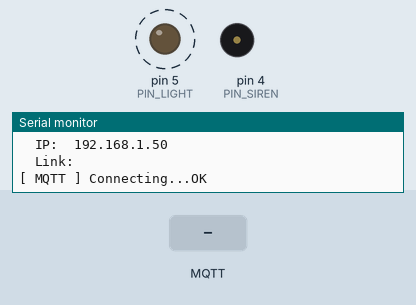
A program run on a simulated Arduino Mega 2560, built for the host (arithmetic inside an expression is 32-bit, double 64-bit). Shown: output pins drawn as LEDs (lit = HIGH), buzzer (waves = sounding, pin HIGH), the last lines printed to the serial monitor. Dashed ring = blinking. The inputs (shaded band) are chosen by the test bench. WiFi joins after 1.5 s; servers stay silent unless stated; no MQTT or app messages arrive unless stated.

Above: at 2.37 s.
2.8 s: MQTT message "2" arrives on the second subscribed topic
At 3.9 s:
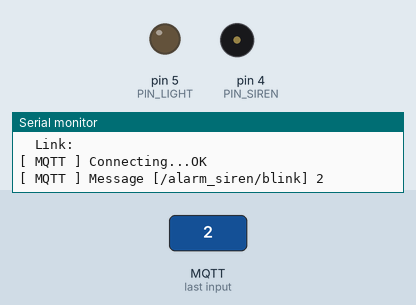
7.6 s: MQTT message "/alarm_siren/blink" arrives on the first subscribed topic
Timing chart, 0 to 10.1 s (numbered marks = the images above; inputs shaded):
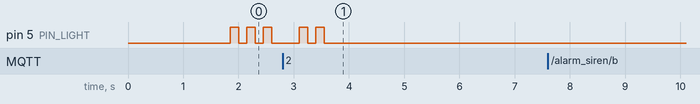

The program:

main.cpp
```cpp
#include <Arduino.h>
#include <UIPEthernet.h>
#include <PubSubClient.h>
#include "Ticker.h"
// #include <Bounce2.h>

#define PIN_LIGHT   5
#define PIN_SIREN   4
#define PIN_MUTE    2

void blinkOn();
void blinkOff();
void alarmOn();
void alarmOn3();
void alarmOff();

const uint32_t resetDelay = 43200000; //((60 * 60) * 12) * 1000

void(* resetFunc) (void) = 0;//declare reset function at address 0

Ticker timerBlink1(blinkOn, 300, 1, MILLIS);
Ticker timerBlink2(blinkOn, 300, 2, MILLIS);
Ticker timerBlink3(blinkOn, 300, 3, MILLIS);
Ticker timerBlinkOff(blinkOff, 150, 1, MILLIS);

Ticker timerAlarmOn(alarmOn, 180, 3, MILLIS);
Ticker timerAlarmOn3(alarmOn3, 3000, 0, MILLIS);
Ticker timerAlarmOff(alarmOff, 50, 1, MILLIS);

Ticker timerReset(resetFunc, resetDelay, 1, MILLIS);


EthernetClient ethClient;
PubSubClient client(ethClient);
IPAddress server(172, 17, 2, 172);
//IPAddress server(192, 168, 0, 204);
// Bounce mute = Bounce();

// IPAddress ip(192, 168, 0, 66);
// IPAddress mask(255, 255, 255, 0);
// IPAddress gw(192, 168, 0, 1);
// IPAddress dnsserver(192, 168, 0, 1);


bool alarmEnabled = false;
bool alarmActive = false;
uint32_t alarmStarted = 0;
uint32_t alarmPaused = 0;
uint32_t alarmActiveDelay = 30000;
uint32_t alarmPausedDelay = 10000;
int alarmMaxAttempts = 25;
int alarmAttempt = 0;
String sTopic;


void blinkOn() {
    // Serial.println(F("[ BLINK ] Lets blink some leds!"));
    digitalWrite(PIN_LIGHT, HIGH);
    timerBlinkOff.start();
}

void blinkOff() {
    // Serial.println(F("[ BLINK ] Blink light is off."));
    digitalWrite(PIN_LIGHT, LOW);
}

void alarmOn3() {
    timerAlarmOn.start();
    // Serial.println("SIREN3!");
}

void alarmOn() {
    digitalWrite(PIN_LIGHT, HIGH);
    digitalWrite(PIN_SIREN, HIGH);
    timerAlarmOff.start();
}

void alarmOff() {
    digitalWrite(PIN_LIGHT, LOW);
    digitalWrite(PIN_SIREN, LOW);
}


void callback(char* topic, byte* payload, unsigned int length) {
    sTopic = topic;
    Serial.print(F("[ MQTT ] Message ["));
    Serial.print(topic);
    Serial.print(F("] "));
    Serial.println((char)payload[0]);
    if (sTopic == "/alarm_siren/alarm") {
        if ((char)payload[0] == '1') {
            client.publish("/alarm_siren/state", "1");
            timerAlarmOn3.start();
        } else {
            timerAlarmOn3.stop();
            client.publish("/alarm_siren/state", "0");
        }
    }
    if (sTopic == "/alarm_siren/blink") {
        if ((char)payload[0] == '1') {
            timerBlink1.start();
        } else if ((char)payload[0] == '2') {
            timerBlink2.start();
        } else if ((char)payload[0] == '3') {
            timerBlink3.start();
        }
    }
}

void reconnect() {
    // Loop until we're reconnected
    while (!client.connected()) {
        Serial.print(F("[ MQTT ] Connecting..."));
        // Attempt to connect
        if (client.connect("alarmSiren", "mcore", "1209kia00")) {
            Serial.println(F("OK"));
            // Once connected, publish an announcement...
            client.publish("/alarm_siren/status", "connected");
            // ... and resubscribe
            client.subscribe("/alarm_siren/alarm");
            client.subscribe("/alarm_siren/blink");
            timerBlink3.start();
        } else {
            Serial.print(F("FAIL, rc="));
            Serial.print(client.state());
            Serial.println(F(" try again in 5 seconds"));
            // Wait 5 seconds before retrying
            delay(5000);
        }
    }
}


uint32_t muteLastChanged = 0;
int muteState = HIGH;


void setup() {
    pinMode(PIN_LIGHT, OUTPUT);
    pinMode(PIN_SIREN, OUTPUT);
    digitalWrite(PIN_LIGHT, LOW);
    digitalWrite(PIN_SIREN, LOW);

    // pinMode(PIN_MUTE, INPUT_PULLUP);
    // mute.attach(PIN_MUTE);
    // mute.interval(50);

    Serial.begin(9600);
    Serial.println(F("\n\n\n[ INIT ] Controller has started!"));
    uint8_t mac[6] = { 0x74, 0x69, 0x69, 0x2D, 0x30, 0x31 };

    Ethernet.begin(mac);

    // Ethernet.begin(mac, ip, dnsserver, gw, mask);

    Serial.print(F("\tIP:\t"));
    Serial.println(Ethernet.localIP());
    Serial.println(F("\tLink:\t"));

    client.setServer(server, 1883);
    client.setCallback(callback);
    timerReset.start();
}

void loop() {
    timerReset.update();
    timerBlink1.update();
    timerBlink2.update();
    timerBlink3.update();
    timerBlinkOff.update();
    timerAlarmOn.update();
    timerAlarmOn3.update();
    timerAlarmOff.update();
    if (!client.connected()) {
        if (timerAlarmOn.state() == RUNNING) timerAlarmOn.stop();
        reconnect();
    }
    client.loop();
}
```

Measured:
- after the input at 2.8 s, pin 5 (PIN_LIGHT): alternates HIGH for 0.15 s and LOW for 0.15 s, 4 changes in all, then stays LOW, starting after 0.30 s
- by itself, pin 5 (PIN_LIGHT): alternates HIGH for 0.15 s and LOW for 0.15 s
